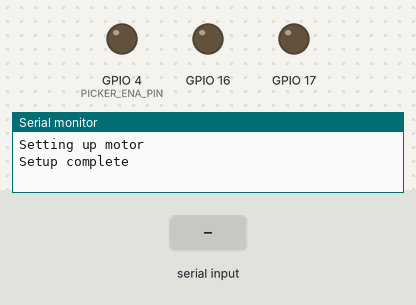
This sketch was run on a simulated ESP32. Parts: output pins drawn as LEDs (lit = HIGH), the last lines printed to the serial monitor. Inputs (shaded band) come from the test bench.

Above: at 1.2 s.
1.3 s: "D\n" received over the second serial link
At 2.5 s:
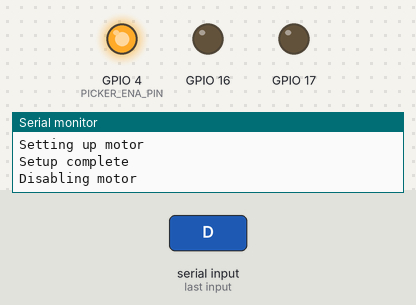
2.8 s: "E\n" received over the second serial link
At 3.8 s:
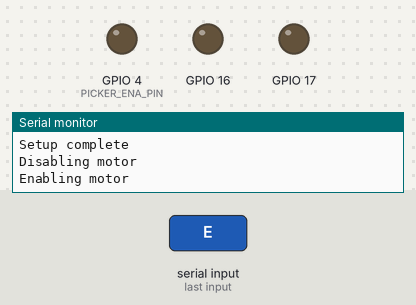
Timing chart, 0 to 5.8 s (numbered marks = the images above; inputs shaded):
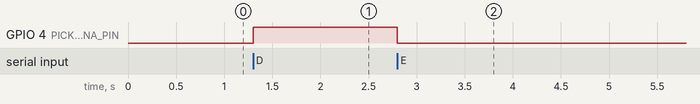

The sketch:

picker.ino
```cpp
#include "esp32-hal.h"  // timer functions, pinMode, et#include "esp"
#include "Picker.h"
#include "RobotArmConfig.h"
#include "RobotArmCalc.h"

#define PICKER_MOTOR_ID 0
#define PICKER_ENA_PIN 4


hw_timer_t* motorControllerTimer = NULL;
portMUX_TYPE motorControllerTimerMux = portMUX_INITIALIZER_UNLOCKED;

float angle = 0.0;
int timeMillis;


void setup() {
    Serial.begin(115200);
    Serial1.begin(115200, SERIAL_8N1, PICKER_RX, PICKER_TX);
    Serial.println("Setting up motor");
    picker.init();
    pinMode(PICKER_ENA_PIN, OUTPUT);
    Serial.println("Setup complete");
}


void loop() {
    serveSerial();
}


void serveSerial() {
    while (Serial1.available()) {
        char chr;
        String buf = "";
        do {
            chr = Serial1.read();
            buf += String(chr);
        } while (Serial1.available() && chr != '\n');

        String paramType = buf.substring(0, 1);

        if (paramType == "E") {
            Serial.println("Enabling motor");
            digitalWrite(PICKER_ENA_PIN, LOW);
        } else if (paramType == "D") {
            Serial.println("Disabling motor");
            digitalWrite(PICKER_ENA_PIN, HIGH);
        } else if (paramType == "G") {
            Serial.println("Moving motor");
            picker.moveTo(angle, timeMillis);
            while (picker.running) yield();
            Serial1.print('D');
            Serial.println("Done");
        } else if (paramType == "P") {
            angle = buf.substring(1).toFloat();
            Serial.println("Steps: " + String(angle));
        } else if (paramType == "T") {
            timeMillis = buf.substring(1).toInt();
            Serial.println("Time: " + String(timeMillis));
        }
    }
}
```

Measured:
- after the input at 1.3 s, GPIO 4 (PICKER_ENA_PIN): LOW → HIGH at once
- after the input at 2.8 s, GPIO 4 (PICKER_ENA_PIN): HIGH → LOW at once
